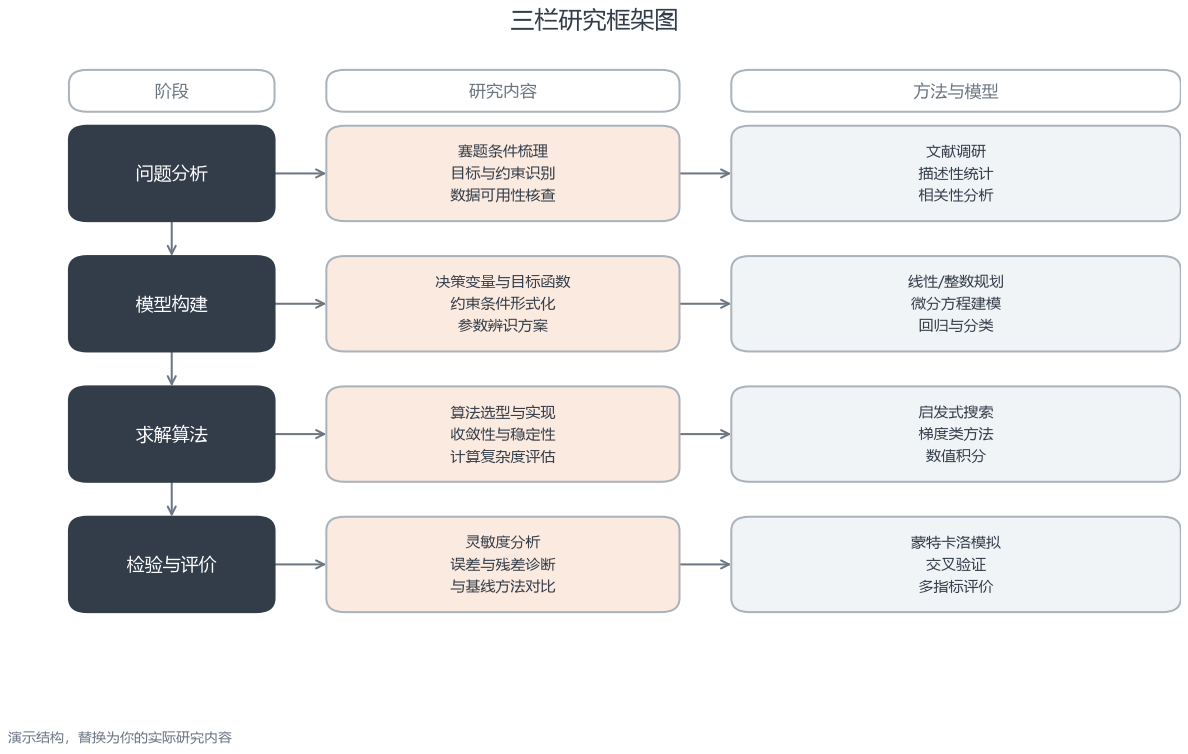

Write the Python code that produced this figure.
"""Three-column research framework diagram (三栏研究框架图).

The "what we did" page of a modeling paper in one figure: a left column of stages,
a middle column of research content, and a right column of the concrete methods and
models used at that stage.

Run directly::

    uv run --with matplotlib python three_column_framework.py -o out/framework.pdf
"""

from __future__ import annotations

import argparse
import sys
from pathlib import Path

sys.path.insert(0, str(Path(__file__).resolve().parent.parent))

from _style import (  # noqa: E402
    BLOCK_FILL,
    BLOCK_FILL_ACCENT,
    PALETTE,
    apply_style,
    arrow,
    block,
    diagram_axes,
    enable_utf8_stdout,
    resolve_cjk_font,
    save_figure,
    title_and_note,
)

ZH_CONTENT = [
    {
        "stage": "问题分析",
        "research": ["赛题条件梳理", "目标与约束识别", "数据可用性核查"],
        "methods": ["文献调研", "描述性统计", "相关性分析"],
    },
    {
        "stage": "模型构建",
        "research": ["决策变量与目标函数", "约束条件形式化", "参数辨识方案"],
        "methods": ["线性/整数规划", "微分方程建模", "回归与分类"],
    },
    {
        "stage": "求解算法",
        "research": ["算法选型与实现", "收敛性与稳定性", "计算复杂度评估"],
        "methods": ["启发式搜索", "梯度类方法", "数值积分"],
    },
    {
        "stage": "检验与评价",
        "research": ["灵敏度分析", "误差与残差诊断", "与基线方法对比"],
        "methods": ["蒙特卡洛模拟", "交叉验证", "多指标评价"],
    },
]

EN_CONTENT = [
    {
        "stage": "Problem analysis",
        "research": ["Conditions and targets", "Objectives and constraints", "Data availability"],
        "methods": ["Literature review", "Descriptives", "Correlation analysis"],
    },
    {
        "stage": "Model building",
        "research": ["Decision variables", "Constraint formulation", "Calibration plan"],
        "methods": ["LP / MILP", "Differential equations", "Regression, classification"],
    },
    {
        "stage": "Solution algorithm",
        "research": ["Algorithm selection", "Convergence and stability", "Complexity estimate"],
        "methods": ["Metaheuristics", "Gradient methods", "Numerical integration"],
    },
    {
        "stage": "Validation",
        "research": ["Sensitivity analysis", "Residual diagnostics", "Baseline comparison"],
        "methods": ["Monte Carlo", "Cross-validation", "Multi-criteria scoring"],
    },
]


def main() -> int:
    parser = argparse.ArgumentParser(description=__doc__)
    parser.add_argument("-o", "--output", default="out/framework.pdf")
    parser.add_argument("--lang", choices=["auto", "zh", "en"], default="auto")
    args = parser.parse_args()
    enable_utf8_stdout()

    try:
        import matplotlib.pyplot as plt
    except ImportError as exc:
        print(f"matplotlib is required: {exc}", file=sys.stderr)
        return 2

    use_zh = args.lang == "zh" or (args.lang == "auto" and resolve_cjk_font() is not None)
    blocks = ZH_CONTENT if use_zh else EN_CONTENT
    headings = (
        ("阶段", "研究内容", "方法与模型") if use_zh else ("Stage", "Research content", "Methods and models")
    )
    title = "三栏研究框架图" if use_zh else "Research framework"
    note = "演示结构，替换为你的实际研究内容" if use_zh else "Demo structure — replace with your own content"

    apply_style()
    fig, ax = diagram_axes(figsize=(7.6, 4.9))

    margin = 0.4
    stage_width = 1.35
    gap = 0.34
    total_width = 7.3
    remaining = total_width - stage_width - 2 * gap
    research_width = remaining * 0.44
    methods_width = remaining - research_width

    stage_x = margin
    research_x = stage_x + stage_width + gap
    methods_x = research_x + research_width + gap

    row_height = 0.82
    row_gap = 0.3
    top = len(blocks) * row_height + (len(blocks) - 1) * row_gap
    header_height = 0.36

    # Column headers.
    for x, width, text in (
        (stage_x, stage_width, headings[0]),
        (research_x, research_width, headings[1]),
        (methods_x, methods_width, headings[2]),
    ):
        block(
            ax,
            x,
            top + 0.12,
            width,
            header_height,
            text,
            fill="#FFFFFF",
            edge=PALETTE["tertiary"],
            text_color=PALETTE["secondary"],
            fontsize=7.6,
        )

    for index, entry in enumerate(blocks):
        y = top - (index + 1) * row_height - index * row_gap

        block(
            ax,
            stage_x,
            y,
            stage_width,
            row_height,
            entry["stage"],
            fill=PALETTE["primary"],
            edge=PALETTE["primary"],
            text_color="#FFFFFF",
            fontsize=8.0,
        )

        block(
            ax,
            research_x,
            y,
            research_width,
            row_height,
            "\n".join(entry["research"]),
            fill=BLOCK_FILL_ACCENT,
            edge=PALETTE["tertiary"],
            fontsize=6.9,
        )

        block(
            ax,
            methods_x,
            y,
            methods_width,
            row_height,
            "\n".join(entry["methods"]),
            fill=BLOCK_FILL,
            edge=PALETTE["tertiary"],
            fontsize=6.9,
        )

        # Stage → research → methods, so the reading order is explicit.
        arrow(
            ax,
            (stage_x + stage_width, y + row_height / 2),
            (research_x, y + row_height / 2),
        )
        arrow(
            ax,
            (research_x + research_width, y + row_height / 2),
            (methods_x, y + row_height / 2),
        )

        if index < len(blocks) - 1:
            arrow(ax, (stage_x + stage_width / 2, y), (stage_x + stage_width / 2, y - row_gap))

    ax.set_xlim(0, total_width + margin)
    ax.set_ylim(top - len(blocks) * row_height - (len(blocks) - 1) * row_gap - 0.3, top + 0.65)
    title_and_note(ax, title, note)

    fig.tight_layout()
    written = save_figure(fig, args.output)
    plt.close(fig)
    for path in written:
        print(f"wrote {path}")
    return 0


if __name__ == "__main__":
    raise SystemExit(main())
